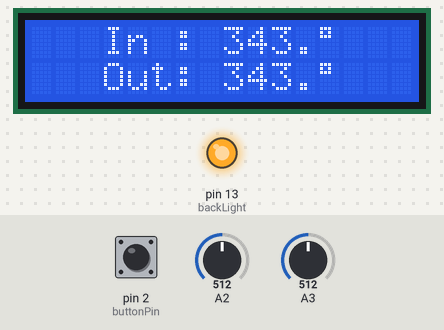
A sketch run on a simulated Arduino Uno, built with avr-gcc and run on an emulated ATmega328P. Shown: 16×2 character LCD, output pins drawn as LEDs (lit = HIGH). The inputs (shaded band) are chosen by the test bench; at power-on: A2 = 512, A3 = 512, pin 2 (buttonPin) LOW.

Above: at 6.2 s.
6.3 s: A2 set to 490
9.3 s: A3 set to 490
At 11.6 s:
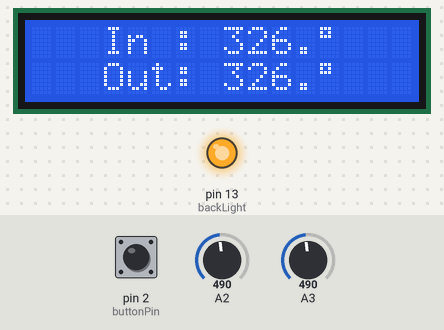
12.1 s: A2 set to 510
15.1 s: A3 set to 510
At 16.7 s:
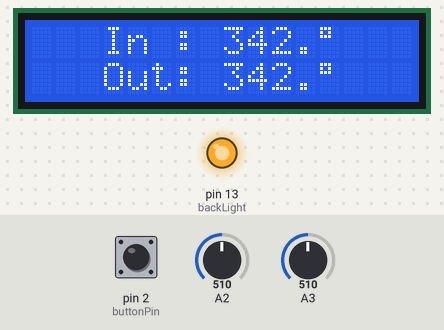
18.1 s: A2 set to 306
At 21.0 s:
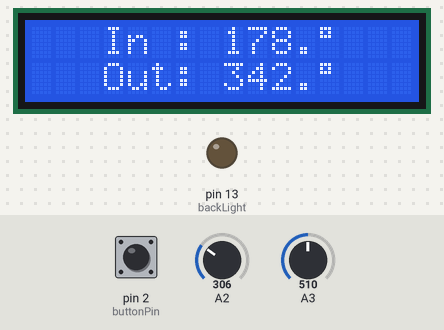
21.1 s: A3 set to 306
At 27.1 s:
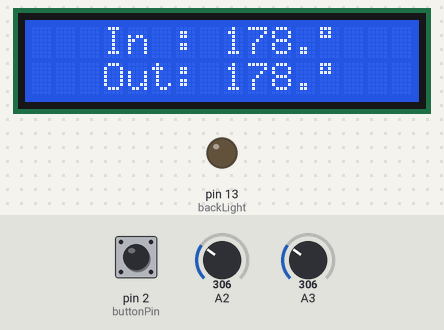
Timing chart, 0 to 27.4 s (numbered marks = the images above; inputs shaded):
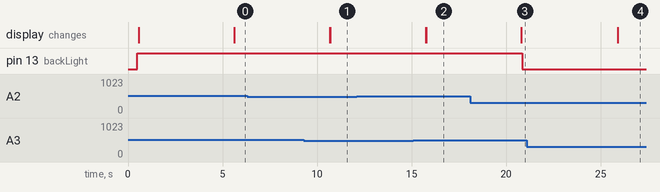

Measured:
- after the input at 6.3 s, every drawn part: stays the same
- after the input at 9.3 s, the display: first differs from a run without the input after 1.4 s (image 1)
- after the input at 12.1 s, every drawn part: stays the same
- after the input at 15.1 s, the display: first differs from a run without the input after 0.67 s (image 2)
- after the input at 18.1 s, the display: changes after 2.7 s (image 3)
- after the input at 21.1 s, the display: changes after 4.8 s (image 4)

The sketch:

VehicleTempDisplay.ino
```cpp
#include <LiquidCrystal.h>

/* LiquidCrystal display with:
 LCD 4 (RS) to arduino pin 12
 LCD 5 (R/W) to ground (non-existent pin 14 okay?)
 LCD 6 (E) to arduino pin 11
 d4, d5, d6, d7 on arduino pins 7, 8, 9, 10
 */
LiquidCrystal lcd(12, 14, 11, 7, 6, 5, 4);

int backLight = 13;
int buttonPin = 2;
int buttonState = LOW;
int count = 0;
int loopCount = 0;
long lastDebounceTime = 0;  // the last time the output pin was toggled
long debounceDelay = 50;    // the debounce time; increase if the output flickers

void setup() {
  delay(500);
  pinMode(backLight, OUTPUT);
  pinMode(buttonPin, INPUT);
  digitalWrite(backLight, HIGH); // turn backlight on. Replace 'HIGH' with 'LOW' to turn it off.
  lcd.begin(16,2);              // columns, rows.  use 16,2 for a 16x2 LCD, etc.
  lcd.clear();                  // start with a blank screen
//  Serial.begin(9600);
}

void loop()
{
  buttonState = digitalRead(buttonPin);

  long tempTime = millis() - lastDebounceTime;
  if ( tempTime > debounceDelay ) {
    if( buttonState == HIGH ){
      digitalWrite(backLight, HIGH); //turn backlight on
      lastDebounceTime = millis(); //set the current time
      loopCount = 0;
    }
  }

  if (loopCount > 3) {
    loopCount = 0;
    digitalWrite(backLight, LOW);
  }

  if (count > 500) {
    loopCount++;
//    Serial.print("About to get temp vals - count = ");
//    Serial.println(count);
//    Serial.print("loopCount = ");
//    Serial.println(loopCount);
    float temp0 = getTemp(getVolts(A2));
    lcd.setCursor(3,0);           // set cursor to column 0, row 0 (the first row)
    lcd.print("In :");    // change this text to whatever you like. keep it clean.
    lcd.setCursor(8,0);           // set cursor to column 0, row 1
    lcd.print(temp0, 1);   // The int (1) tells the print to only use 1 palce after the decimal.
    lcd.setCursor(12,0);
    lcd.write(0xDF);
//    lcd.setCursor(12,0);
//    lcd.print("C");

    float temp1 = getTemp(getVolts(A3));
    lcd.setCursor(3,1);           // set cursor to column 0, row 0 (the first row)
    lcd.print("Out:");    // change this text to whatever you like. keep it clean.
    lcd.setCursor(8,1);           // set cursor to column 0, row 1
    lcd.print(temp1, 1);   // The int (1) tells the print to only use 1 palce after the decimal.
    lcd.setCursor(12,1);
    lcd.write(0xDF);
//    lcd.setCursor(12,1);
//    lcd.print("C");
    count = 0;
  }

  delay (10);
  count++;

}

float getVolts(int pinIn)
{
  int inputValue = 0;
  int bigT = 0, smallT = 0;

  for (int i = 0; i < 20; i++)
  {
    inputValue = analogRead(pinIn);
    bigT += inputValue;
    delay(1);
  }

  smallT = bigT / 20;

  float mV;
  mV = ((float)(smallT) * 1030 / 1024);
  mV = (mV - 0.5);
  mV = mV * 5;

  return mV;

}

float getTemp(float volts)
{
  float temp = (volts - 424) / 6.25;
  return temp;
}
```
